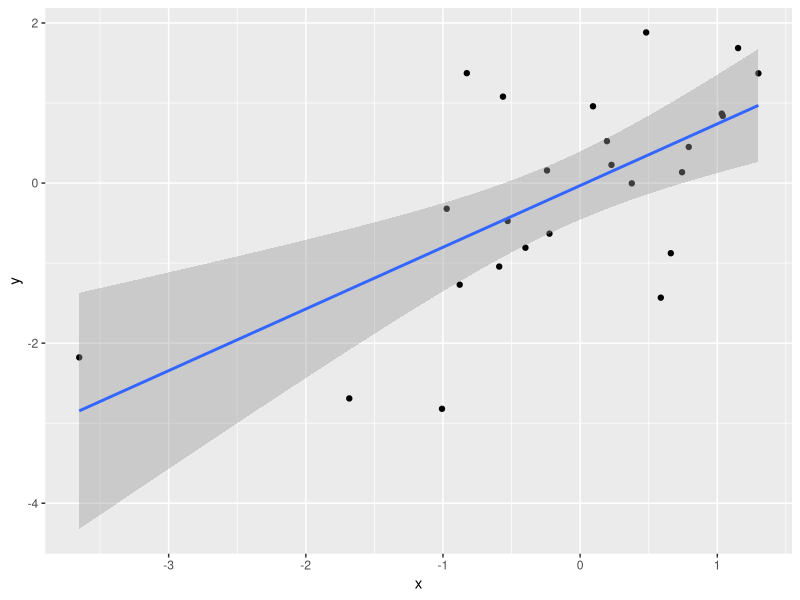
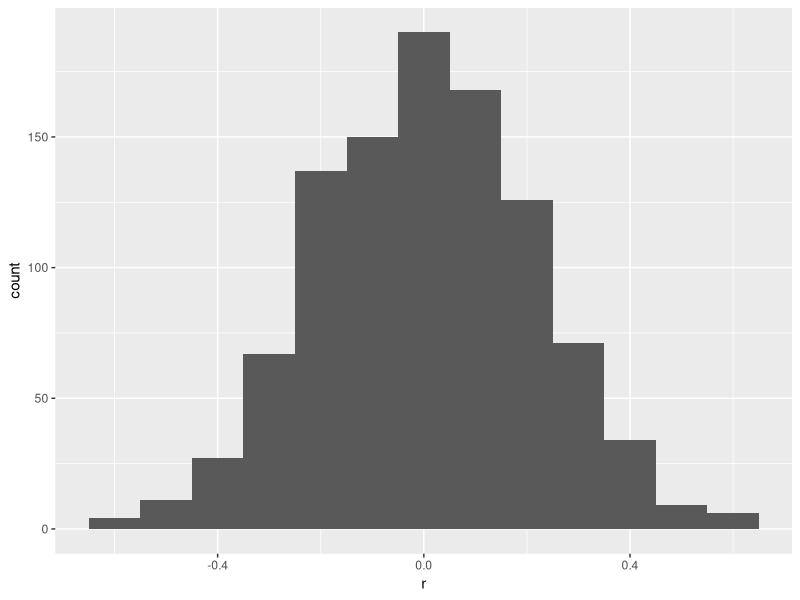
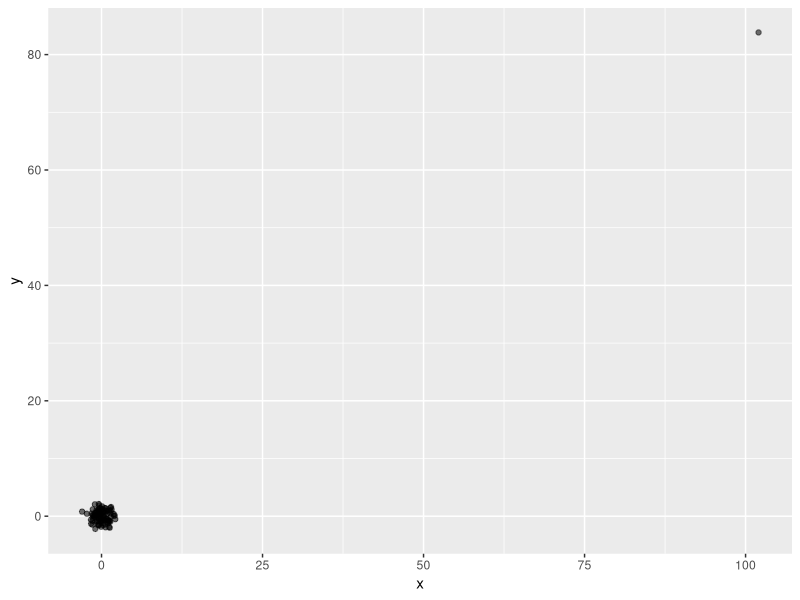
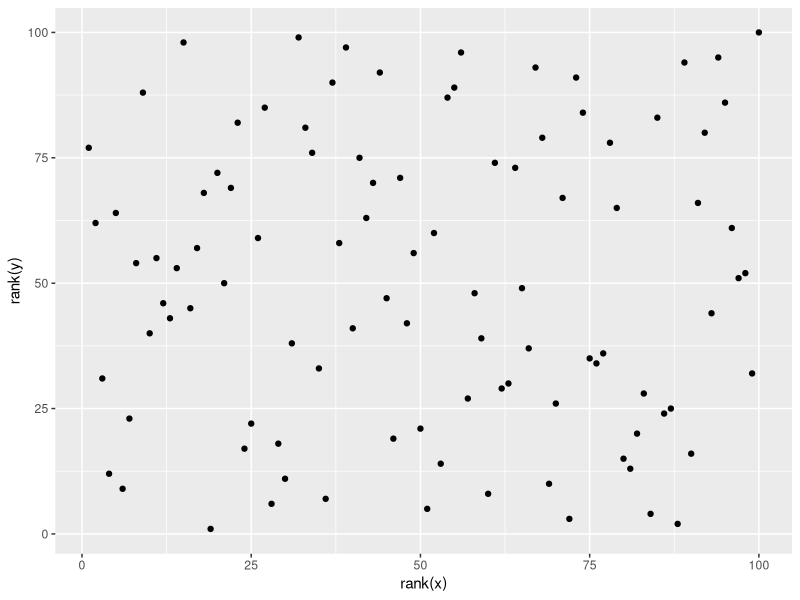
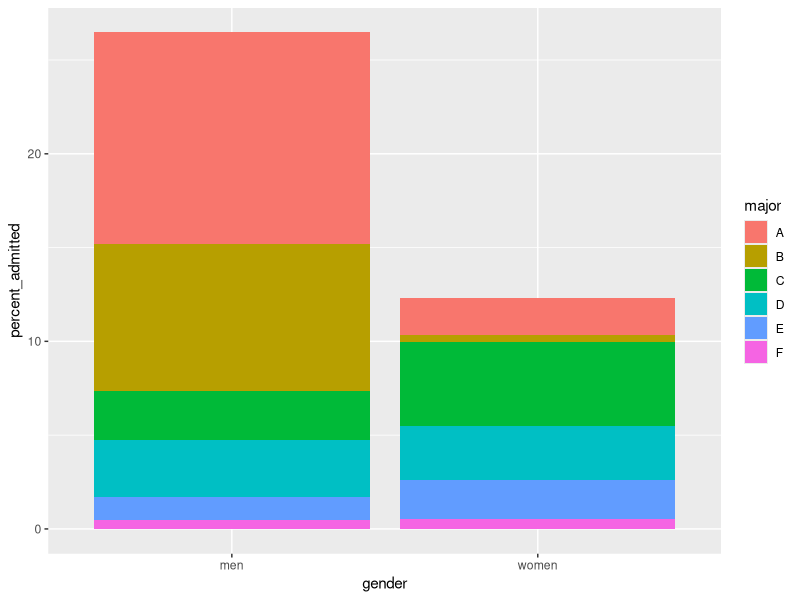

Recreate these plots in R, in order. (Note: this script raises an error after producing the figures.)
## ---- chunk 1
library(tidyverse)
library(broom)

## ---- chunk 2
N <- 25
g<- 1000

sim_data <- tibble(group = rep(1:g, each = N), x = rnorm(N * g), y = rnorm(N * g))

# calculate the correltatoin for each group
res <- sim_data |> 
  group_by(group) |> 
  summarise(r = cor(x, y)) |> 
  arrange(desc(r))
res

# graph points from the data set with maximum correlation

sim_data |> 
  filter(
    group == pull(slice_max(res, r), group) # filter for group with highest cor.
  ) |> 
  ggplot(aes(x,y)) +
  geom_point() +
  geom_smooth(method = "lm")

#hist of group correlation in monte carlo simulation 
res |> 
  ggplot(aes(x = r)) +
  geom_histogram(binwidth = 0.1)

# linear model for group with highest r 
sim_data |> 
  filter(
    group == pull(slice_max(res,r), group)
  ) |> 
  summarize(tidy(lm(y ~ x)))
    
## ---- chunk 3
# simulate independent X, Y and standardize all except entry 23
# note that you may get different values than those shown in the video depending on R
set.seed(1985)
x <- rnorm(100,100,1)
y <- rnorm(100,84,1)
x[-23] <- scale(x[-23])
y[-23] <- scale(y[-23])

# plot to show the outlier

qplot(x, y, alpha = 0.5, show_guide = FALSE)

# cor would be 0 or close to 0 with no outlier but because f of the outlier there appears to be strong correlation, but when remove it the calue is almost zero

cor(x,y)
cor(x[-23], y[-23])
## ---- chunk 4
qplot(rank(x), rank(y))
cor(rank(x), rank(y))

# you can use the spearman correlation calculation within the cor() function
cor(x, y, method = "spearman")
## ---- chunk 5
library(dslabs)
data(admissions)
admissions

# calculate women vs. men admitted
admissions |> 
  group_by(gender) |> 
  summarize(
          percentage = round(sum(admitted * applicants)/sum(applicants), 1))

# test if admission and geneder are independent
admissions |> 
  group_by(gender) |> 
  summarize(total_admitted = round(sum(admitted / 100 * applicants)),
            not_admitted = round(sum((100- admitted) / 100 * applicants))) |> 
  select(-gender) %>%
  summarize(tidy(chisq.test(.)))

# percent by major

admissions |> 
  select(gender, major, admitted) |> 
  pivot_wider(names_from = gender, values_from = admitted) |> 
  mutate(women_minus_men = women - men)

# plot % of applicants admitted by gender
admissions |> 
  mutate(percent_admitted = admitted * applicants / sum(applicants)) |> 
  ggplot(aes(gender, y = percent_admitted, fill = major)) + 
  geom_bar(stat = "identity", position = "stack")
# from this we can see that a majority of the men admitted com from major A and B
s

# plot admissions stratified by major

admissions |> 
  ggplot(aes(major, admitted, color = gender, size = applicants)) + 
  geom_point()

#avaerage aditted rate across majors by gender
admissions |> 
  group_by(gender) |> 
  summarize(average = round(mean(admitted), 1))
